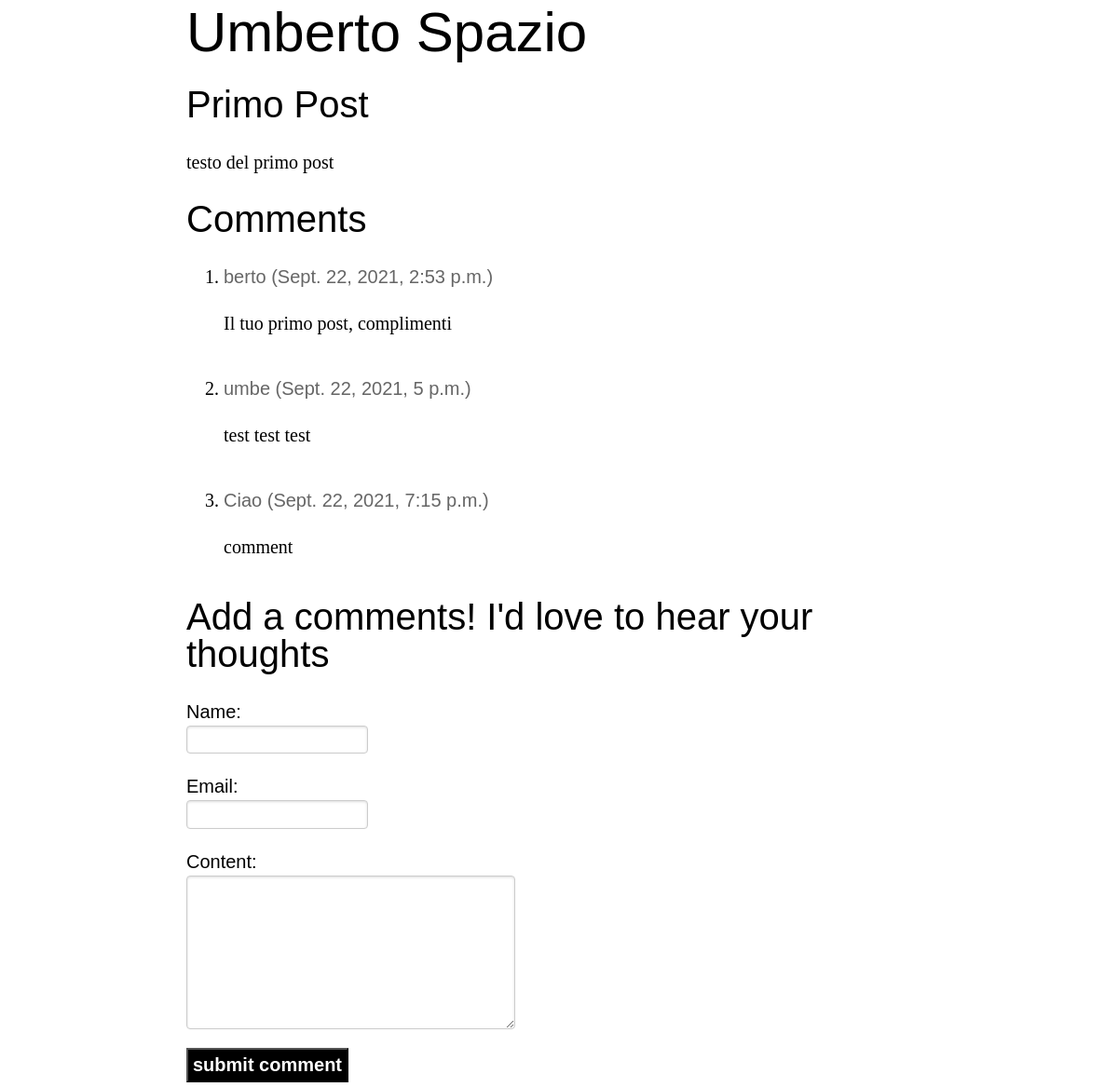
The page /primo/ on the database its author committed.
### blog/models.py (models this page shows, shortened)
class Post(models.Model):
    title = models.CharField(max_length=250)
    slug = models.SlugField(max_length=250, unique_for_date='publish_date') # URL of the Post
    publish_date = models.DateTimeField(default=timezone.now)
    content = models.TextField()
    class Meta:
        ordering = ('-publish_date',)

class Comment(models.Model):
    post = models.ForeignKey(Post, on_delete=models.CASCADE, related_name='comments',)
    name = models.CharField(max_length=50)
    email = models.EmailField()
    content = models.TextField()
    publish_date = models.DateTimeField(auto_now_add=True)
    status = models.BooleanField(default=True)
    class Meta:
        ordering = ('publish_date',)

### blog/views.py (the view)
# urls.py: path('<slug:post>/', views.post_single, name='post_single'),
def post_single(request, post):
    post = get_object_or_404(Post, slug=post)
    comments = post.comments.filter(status=True)
    user_comment = None
    if request.method == 'POST':
        comment_form = NewCommentForm(request.POST)
        if comment_form.is_valid():
            user_comment = comment_form.save(commit=False) #don't commit yet, because we need to associate the comment to the post
            user_comment.post = post
            user_comment.save()
            return HttpResponseRedirect('/' + post.slug)
    else:
        comment_form = NewCommentForm()
    return render(request, 'blog/single.html', {'post': post, 'comments':  user_comment, 'comments': comments, 'comment_form': comment_form, })

### blog/forms.py
class NewCommentForm(forms.ModelForm):
    class Meta:
        model = Comment
        fields = ('name', 'email', 'content',)
        widgets = {
            'name': forms.TextInput(attrs={'name': 'name', 'id': 'name_field'}),#id="name_field"
            'email': forms.TextInput(attrs={'name': 'email', 'id': 'email_field'}),
            'content': forms.Textarea(attrs={'name': 'comment', 'id': 'comment'}),
        }

### blog/templates/blog/single.html (shortened to what this page needs)
{% extends "base.html" %}
{% block body_id %}article{% endblock body_id %}
{% block content %}
  <h1>{{post.title}}</h1>
  {{post.content | safe}}
  <div id="comments">
    <header>
      <h1>Comments</h1>
    </header>
    <div id="commentlist">
      <ol>
        {% for comment in comments %}
          <li>
            <cite>{{comment.name}} ({{comment.publish_date}})</cite>
            <p>
              {{comment.content}}
            </p>
          </li>
        {% empty %}
        <p>There are no comments for this post.</p>
        {% endfor %}
      </ol>
    </div>
    <h1>Add a comments! I'd love to hear your thoughts</h1>
    <form method="post">
      {{comment_form.as_p}}
      <input name="submit" type="submit" class="submit" value="submit comment">
    </form>
  </div>
{% endblock content %}

### templates/base.html (shortened to what this page needs)
{% load static %}
<!doctype html>
<html lang="en">
  <head>
    <link rel="stylesheet" href="{% static 'style.css' %}">
  </head>
<body id={% block body_id %}{% endblock body_id %}>
  <section id="masthead">
    <h1><a href="/" title="Umberto Spazio">Umberto Spazio</a></h1>
  </section>
  <div id="content">
    {% block content %}
    {% endblock content %}
  </div>
</body>
</html>

### static/style.css (style rules this page uses)
body { max-width:40em; margin:0 auto; padding:5px; font-family:Georgia,serif; font-size:20px; line-height:30px; background-color:#fff; color:#000 }
h1,h2,h3,dt,small,.small,dl#tweetlist dt,footer,label,cite,div.blogparent,input[type="submit"] { font-family: Arial, Helvetica, sans-serif; font-weight:normal; font-style:normal }
h1,h2,h3,label { line-height:1em }
h1 { font-size:2em }
a { text-decoration:none; color:#20b; overflow-wrap:break-word; word-wrap:break-word }
li,dd { margin-bottom:1em }
input[type="text"],input[type="password"],input[type="email"],select,textarea { padding:0.5em 0.6em; display:block; border:1px solid #ccc; box-shadow:inset 0 1px 3px #ddd; border-radius:4px; vertical-align:middle; -webkit-box-sizing:border-box; -moz-box-sizing:border-box; box-sizing:border-box; max-width:99% }
input[type="submit"] { padding:5px; font-size:1em; background:#000; color:#fff; font-weight:bold }
label { margin:0.5em 0 0.2em }
section { margin-bottom:4em }
section#masthead { margin-bottom:1em }
section#masthead h1 { margin:0 }
section#masthead h1 a { color:#000 }
div#comments ol { padding-left:2em }
div#comments li { margin-bottom:2em }
div#comments li p { overflow-wrap:break-word; word-wrap:break-word }
cite { color: #666 }
@media screen and (min-width: 440px) { section#masthead h1 { font-size:3em } }

### rows shown on the page
Post: title "Primo Post", content "testo del primo post"
Comment: name "berto", publish_date "Sept. 22, 2021, 2:53 p.m.", content "Il tuo primo post, complimenti"
Comment: name "umbe", publish_date "Sept. 22, 2021, 5 p.m.", content "test test test"
Comment: name "Ciao", publish_date "Sept. 22, 2021, 7:15 p.m.", content "comment"
